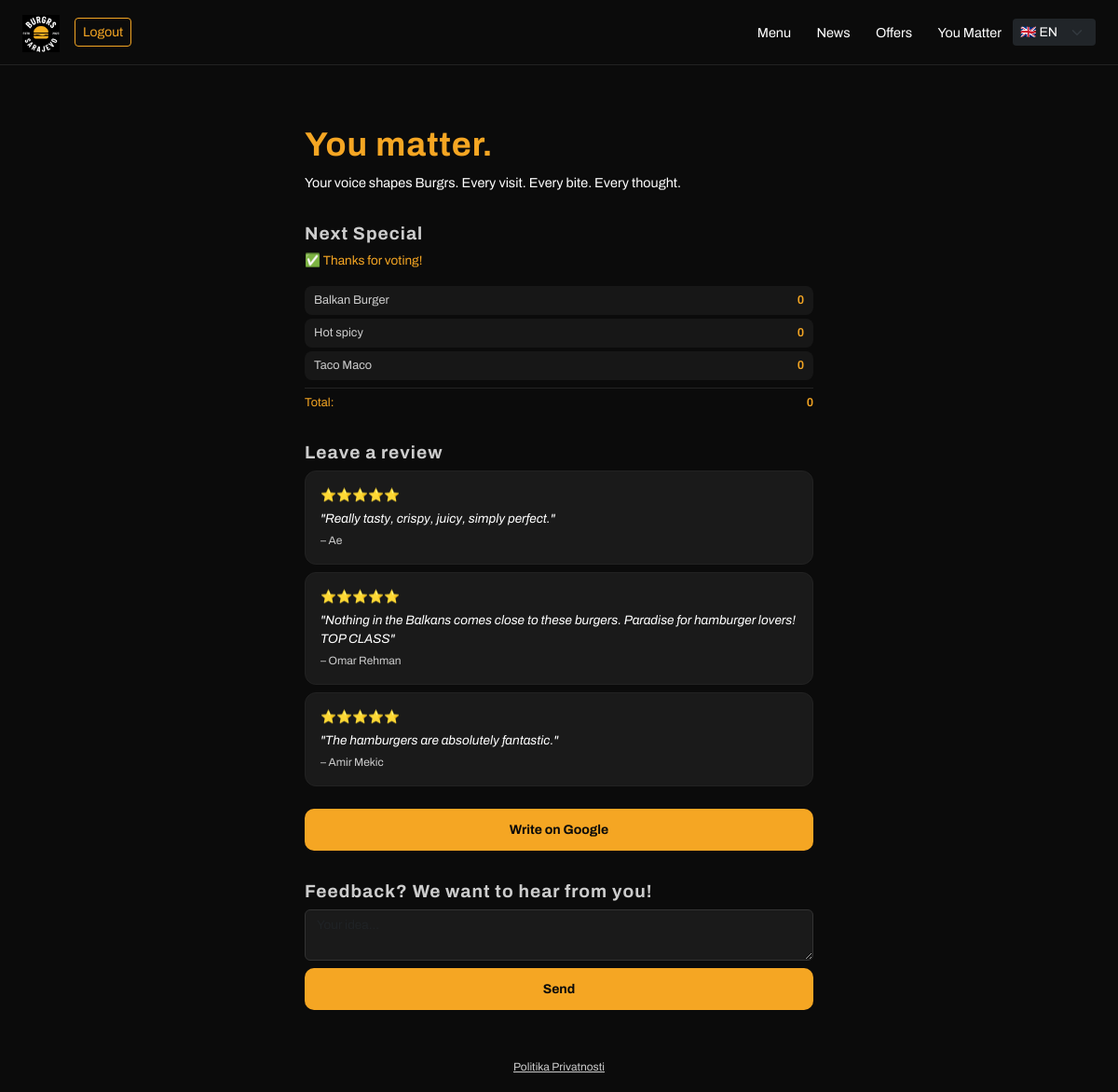
Page /youmatter/ (signed in) on the committed database.
### meny/models.py (models this page shows, shortened)
class PollAlternativ(models.Model):
    namn = models.CharField(max_length=100)
    aktiv = models.BooleanField(default=True)
    ordning = models.PositiveIntegerField(default=0)
    class Meta:
        verbose_name = "Poll-alternativ"
        verbose_name_plural = "Poll-alternativ"
        ordering = ['ordning']

### meny/views.py (the view)
# urls.py: path('youmatter/', views.youmatter, name='youmatter'),
def youmatter(request):
    google_review_url = "https://tinyurl.com/burgrssarajevo"
    poll_alternativ = PollAlternativ.objects.filter(aktiv=True).order_by('ordning')
    rost_resultat = []
    for alt in poll_alternativ:
        antal = Rost.objects.filter(val=alt.namn).count()
        rost_resultat.append({'namn': alt.namn, 'antal': antal})
    total_rost = sum(r['antal'] for r in rost_resultat)
    har_rostat = False
    if request.user.is_authenticated:
        har_rostat = Rost.objects.filter(user=request.user).exists()
    return render(request, 'meny/youmatter.html', {
        'google_review_url': google_review_url,
        'poll_alternativ': poll_alternativ,
        'rost_resultat': rost_resultat,
        'total_rost': total_rost,
        'har_rostat': har_rostat,
    })

### meny/context_processors.py (called while the page is built)
def banners(request):
    return {'banners': Banner.objects.filter(aktiv=True)}

### meny/templates/meny/youmatter.html (shortened to what this page needs)
{% extends 'meny/base.html' %}
{% load i18n %}
{% block content %}
<div class="row mt-4" style="padding-top: 40px;">
    <div class="col-lg-6 mx-auto">
        <h1 style="color: var(--yellow); font-family: 'Archivo', sans-serif; font-weight: 700; letter-spacing: 1px; font-size: clamp(1.5rem, 3vw, 2.5rem);">{% trans "You matter." %}</h1>
        <p style="color: var(--white); font-size: 0.9rem; margin-bottom: 32px;">{% trans "Your voice shapes Burgrs. Every visit. Every bite. Every thought." %}</p>
        <h2 style="font-size: 1.2rem; color: var(--light-gray);">{% trans "Next Special" %}</h2>
        {% if not user.is_authenticated %}
            <p style="color: var(--light-gray); font-size: 0.8rem;">
                <a href="{% url 'account_login' %}" style="color: var(--yellow);">{% trans "Login" %}</a>
                {% trans "to vote!" %}
            </p>
        {% elif har_rostat %}
            <p style="color: var(--yellow); font-size: 0.85rem;">✅ {% trans "Thanks for voting!" %}</p>
            <div class="mt-2" style="font-size: 0.8rem;">
                {% for resultat in rost_resultat %}
                    <div style="display: flex; justify-content: space-between; align-items: center; margin: 4px 0; padding: 6px 10px; background: rgba(255,255,255,0.05); border-radius: 8px;">
                        <span style="color: var(--light-gray);">{{ resultat.namn }}</span>
                        <span style="color: var(--yellow); font-weight: 600;">{{ resultat.antal }}</span>
                    </div>
                {% endfor %}
                <div style="display: flex; justify-content: space-between; margin-top: 8px; padding-top: 6px; border-top: 1px solid rgba(255,255,255,0.1);">
                    <span style="color: var(--yellow);">{% trans "Total:" %}</span>
                    <span style="color: var(--yellow); font-weight: 600;">{{ total_rost }}</span>
                </div>
            </div>
        {% endif %}
        <h2 style="font-size: 1.2rem; color: var(--light-gray); margin-top: 32px;">{% trans "Leave a review" %}</h2>
        <div class="card p-3 mb-2" style="background: var(--dark-gray); border: 1px solid #222;">
            <p style="color: var(--yellow); margin: 0; font-size: 0.85rem;">⭐⭐⭐⭐⭐</p>
            <p style="color: white; font-style: italic; margin: 4px 0; font-size: 0.85rem;">"Really tasty, crispy, juicy, simply perfect."</p>
            <small style="color: var(--light-gray); font-size: 0.75rem;">– Ae</small>
        </div>
        <div class="card p-3 mb-2" style="background: var(--dark-gray); border: 1px solid #222;">
            <p style="color: var(--yellow); margin: 0; font-size: 0.85rem;">⭐⭐⭐⭐⭐</p>
            <p style="color: white; font-style: italic; margin: 4px 0; font-size: 0.85rem;">"Nothing in the Balkans comes close to these burgers. Paradise for hamburger lovers! TOP CLASS"</p>
            <small style="color: var(--light-gray); font-size: 0.75rem;">– Omar Rehman</small>
        </div>
        <div class="card p-3 mb-2" style="background: var(--dark-gray); border: 1px solid #222;">
            <p style="color: var(--yellow); margin: 0; font-size: 0.85rem;">⭐⭐⭐⭐⭐</p>
            <p style="color: white; font-style: italic; margin: 4px 0; font-size: 0.85rem;">"The hamburgers are absolutely fantastic."</p>
            <small style="color: var(--light-gray); font-size: 0.75rem;">– Amir Mekic</small>
        </div>
        <a href="{{ google_review_url }}" target="_blank" class="btn btn-primary btn-sm w-100 mt-3" style="border-radius: 10px;">{% trans "Write on Google" %}</a>
        <h2 style="font-size: 1.2rem; color: var(--light-gray); margin-top: 32px;">{% trans "Feedback? We want to hear from you!" %}</h2>
        <form method="post" action="https://formspree.io/f/maqkrroz">
            <textarea name="suggestion" class="form-control mb-2" rows="2" placeholder="{% trans 'Your idea...' %}" style="background: var(--dark-gray); color: white; border: 1px solid #333; font-size: 0.85rem;"></textarea>
            <button type="submit" class="btn btn-primary btn-sm w-100" style="border-radius: 10px;">{% trans "Send" %}</button>
        </form>
    </div>
</div>
{% endblock %}

### meny/templates/meny/base.html (style rules this page uses)
:root { --black: #0B0B0B; --dark-gray: #1A1A1A; --yellow: #F5A623; --white: #FFFFFF; --light-gray: #CCCCCC; }
body { background: var(--black); color: var(--white); font-family: 'Archivo', sans-serif; }
h1, h2, h3, .navbar-brand { font-family: 'Archivo', sans-serif; font-weight: 700; letter-spacing: 1px; }
.btn-primary { background: var(--yellow); border: none; color: var(--black); font-weight: 700; border-radius: 8px; padding: 12px 24px; }
.card { background: var(--dark-gray); border: 1px solid #222; border-radius: 12px; overflow: hidden; transition: transform 0.2s ease, box-shadow 0.2s ease; }
.card p { color: var(--light-gray); }
.btn { transition: all 0.2s ease; }
a { transition: color 0.2s ease; }
button { cursor: pointer; }

### rows in the picture
PollAlternativ: namn "Balkan Burger"
PollAlternativ: namn "Hot spicy"
PollAlternativ: namn "Taco Maco"

### other values in the picture
{{ resultat.antal }} "0" "0" "0"
{{ total_rost }} "0"
